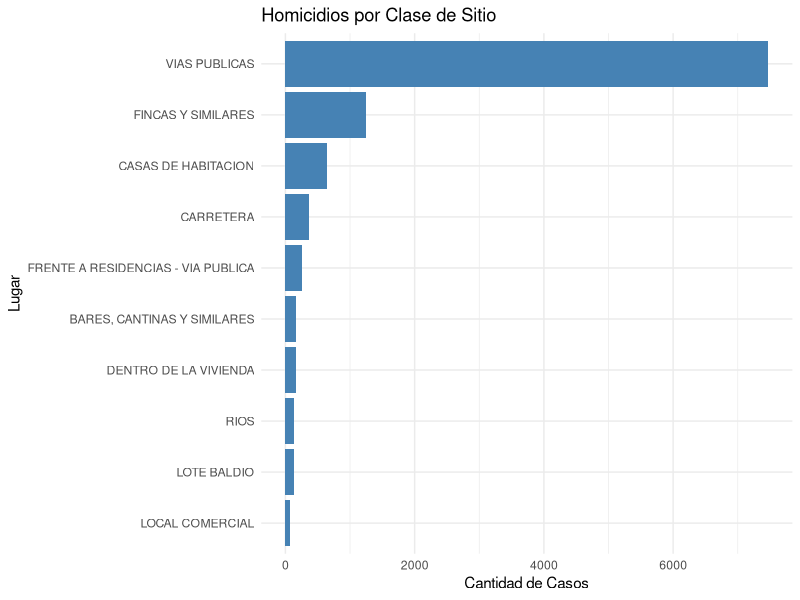
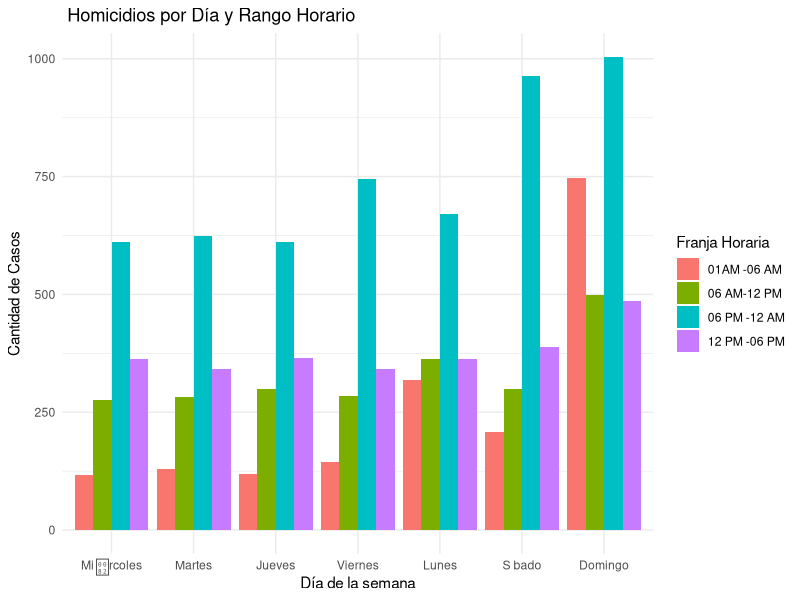
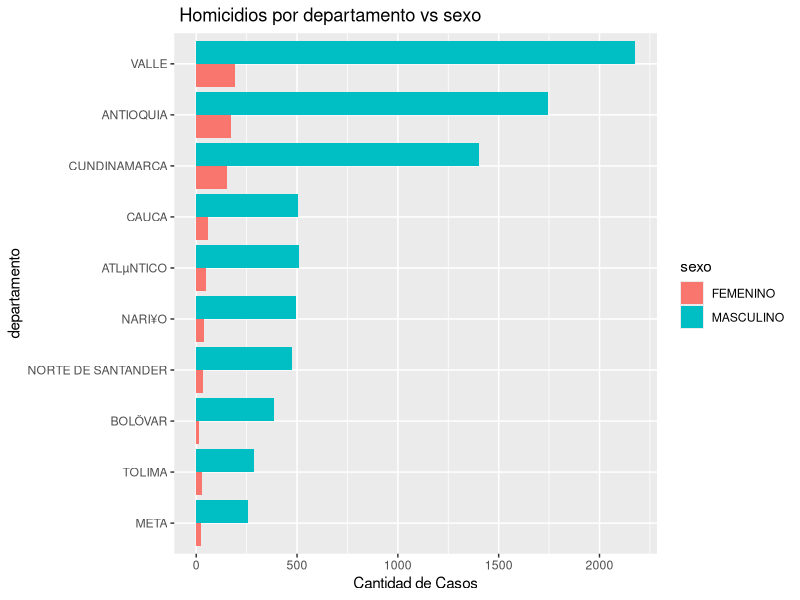
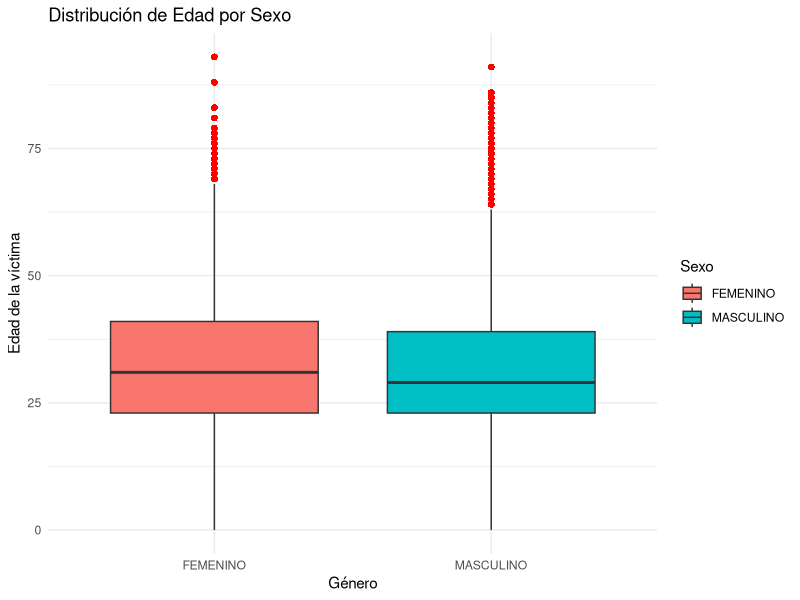
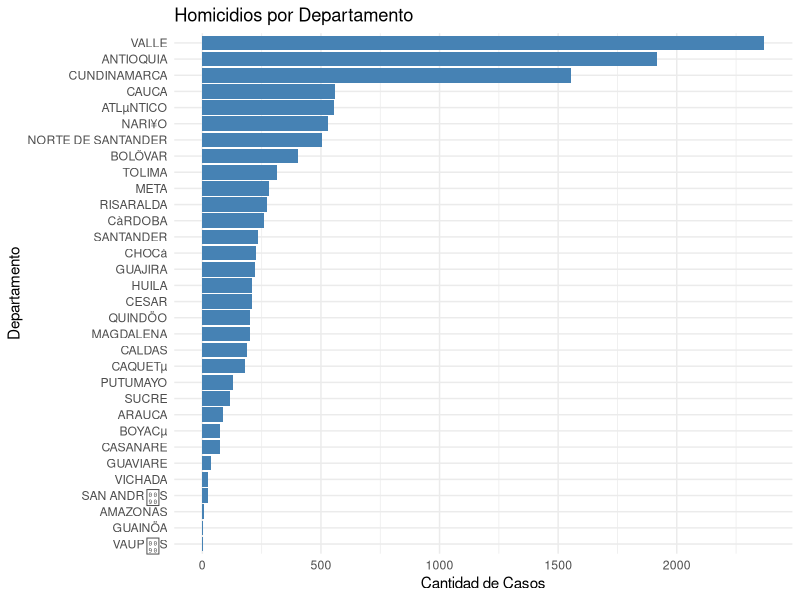

Here is the R script that generated these plots, in order:
## ---- chunk 1

## ---- chunk 2

## ---- chunk 3

## ---- chunk 4

## ---- chunk 5

## ---- chunk 6

## ---- chunk 7
homicidios <- read.csv("Homicidios.csv", 
                       sep = ";", 
                       fileEncoding = "Latin1", 
                      check.names = TRUE)
# Corregir nombres de algunas columnas
library(dplyr)
homicidios <- homicidios %>% 
  rename(Dia = D.a, 
         Pais_Nacimiento = Pa.s.de.nacimiento,
         Profesion = Profesi.n)
## ---- chunk 8
head(homicidios)
str(homicidios)
summary(homicidios)
## ---- chunk 9
library(dplyr)
homicidios |> count(Departamento,sort=TRUE) 
## ---- chunk 10

library(ggplot2)
library(dplyr)
# CONTAR 
conteo_clase_sitios <- homicidios %>% count(Clase.de.sitio, sort = TRUE) %>% head(10)

ggplot(conteo_clase_sitios, aes(x = n, y = reorder(Clase.de.sitio, n))) +
  geom_col(fill = "steelblue") +
  labs(title = "Homicidios por Clase de Sitio",
       x = "Cantidad de Casos",
       y = "Lugar") +
  theme_minimal()

## ---- chunk 11
#transformar horas a otro formato para poder hacer bien el conteo

library(lubridate)
#extraer hora
homicidios$Hora_Int <- hour(hms(homicidios$Hora))



conteo_dia_hora <- homicidios %>%
  #mutate crea una nueva fila
  mutate(rango_hora= case_when(
    
    Hora_Int >= 1 & Hora_Int < 6  ~ "01AM -06 AM",
    Hora_Int >= 6 & Hora_Int < 12 ~ "06 AM-12 PM",
    Hora_Int >= 12 & Hora_Int < 18 ~ "12 PM -06 PM",
    TRUE                   ~ "06 PM -12 AM"
    
  )) %>%
  # cuenta el dia y su hora.
  count(Dia, rango_hora)

# hacer grafica.

#reorder le damos la variable que queremos ordenar, y n es la que usamos para calcularlo y sum la instrucción de que hacer con la variable
ggplot(conteo_dia_hora,aes(x=reorder(Dia,n,sum),y=n,fill= rango_hora))+# los "+" siempre deben ir #al final de la linea
  geom_col(position = "dodge") + #dodge #pone la barra al lado de la otra de una #categoria, la que abarca la otra.
 labs(title = " Homicidios por Día y Rango Horario",
      x = "Día de la semana",
       y = "Cantidad de Casos",
       fill = "Franja Horaria") +
  theme_minimal()

## ---- chunk 12
# son muchos departamentos, entonces quiero el top 10 

top_10_departa <- homicidios %>%
  count(Departamento) %>%
  #con slice max aseguramos cargar los n con más casos 
  slice_max(n, n = 10) %>% 
  pull(Departamento)
# pull solo saca los nombres y deja ese vector


conteo_depart_sexo <- homicidios %>%
  filter(Departamento %in% top_10_departa) %>%# usa el vector para poder solo contar esos
  count(Departamento, Sexo)# cuenta el sexo de los del top 10

ggplot(conteo_depart_sexo,aes(x=reorder(Departamento,n,sum),y=n,fill=Sexo))+
  geom_col(position = "dodge") + #dodge #pone la barra al lado de la otra de una #categoria, la que abarca la otra.
 labs(title = " Homicidios por departamento vs sexo",
      x = "departamento",
       y = "Cantidad de Casos",
       fill = "sexo") +
  coord_flip()# para poder tener nombres verticales.
  theme_minimal()


## ---- chunk 13


ggplot(homicidios, aes(x = Sexo, y = Edad, fill = Sexo)) +
  geom_boxplot(outlier.colour = "red", outlier.shape = 16, outlier.size = 2) +
  labs(title = "Distribución de Edad por Sexo",
       x = "Género",
       y = "Edad de la víctima") +
  theme_minimal()




## ---- chunk 14
conteo_departamentos <- homicidios %>%
  count(Departamento)

ggplot(conteo_departamentos, aes(x = n, y = reorder(Departamento, n))) +
  geom_col(fill = "steelblue") +
  labs(title = "Homicidios por Departamento",
       x = "Cantidad de Casos",
       y = "Departamento") +
 
  theme_minimal()
